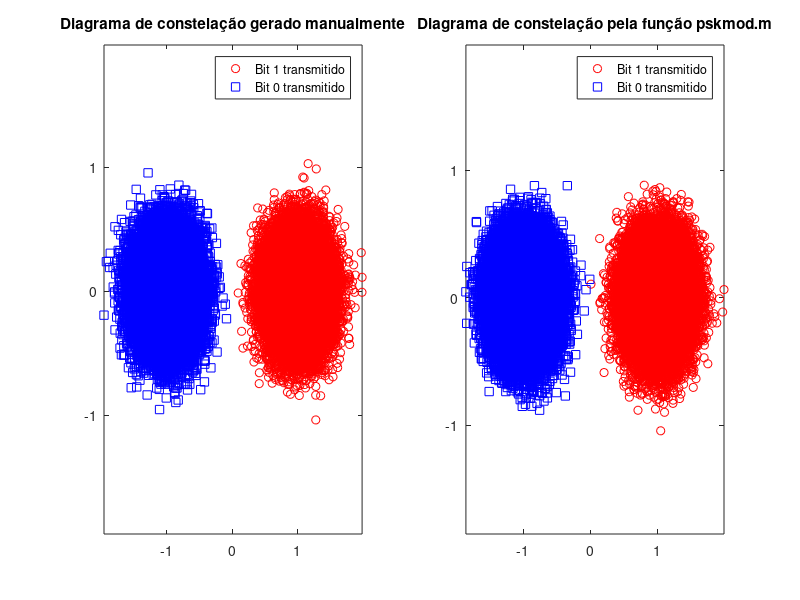

MATLAB code to generate this figure: (Note: this script raises an error after producing the figure.)
% Parâmetros
EbN0_dB = 10;                                          % Eb/N0 de entrada
Ns = 10^5;                                             % Número de símbolos simulados
% Sinal BPSK gerado manualmente
bits = rand(1,Ns) > 0.5;                               % Gera 0s e 1s com mesma probabilidade
simbolo = 2*bits-1;                                    % Modulação BPSK: 0 -> -1; 1 -> 1 
sigmaRuido = 10^(-EbN0_dB/(2*10));                     % Desvio padrão do ruído AWGN 
n = sigmaRuido/sqrt(2)*[randn(1,Ns) + j*randn(1,Ns)];  % Amostras do ruído AWGN
y = simbolo + n;    % Sinal ruidoso

% Gráficos
fig = figure;
subplot(1,2,1);
plot(y(find(real(y)>0)),'ro');
hold on;
plot(y(find(real(y)<=0)),'bs')
title('Diagrama de constelação gerado manualmente');
legend('Bit 1 transmitido','Bit 0 transmitido');
minAx = min([real(y) imag(y)]);
maxAx = max([real(y) imag(y)]);
axis([minAx maxAx minAx maxAx]);
% Sinal M-PSK gerado pela função pskmod
M = 2;                                                 % Número de símbolo da modulação
bits2 = randi([0 M-1],Ns,1);
txSig = pskmod(bits2,M);
rxSig = awgn(txSig,EbN0_dB);
% Gráficos
subplot(1,2,2);
plot(rxSig(find(real(rxSig)>0)),'ro');
hold on;
plot(rxSig(find(real(rxSig)<=0)),'bs')
title('Diagrama de constelação pela função pskmod.m');
legend('Bit 1 transmitido','Bit 0 transmitido');
minAx = min([real(rxSig)' imag(rxSig)']);
maxAx = max([real(rxSig)' imag(rxSig)']);
axis([minAx maxAx minAx maxAx]);
fig.PaperUnits = 'inches';
fig.PaperPosition = [0 0 12 6];
clear all;
